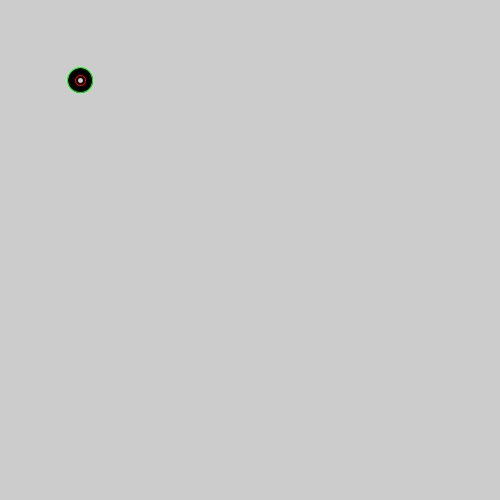
Frame 1 (no input)
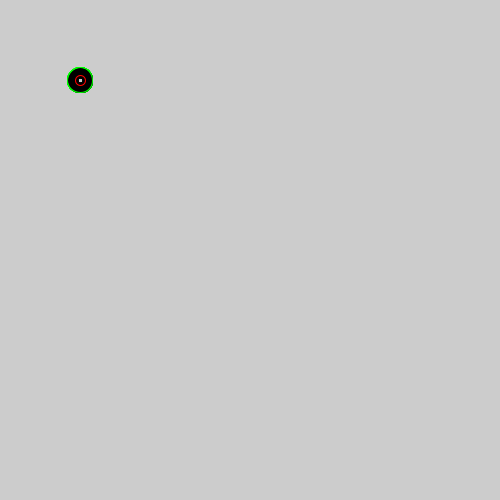
Frame 60 (the mouse pressed at the canvas centre just before this capture)
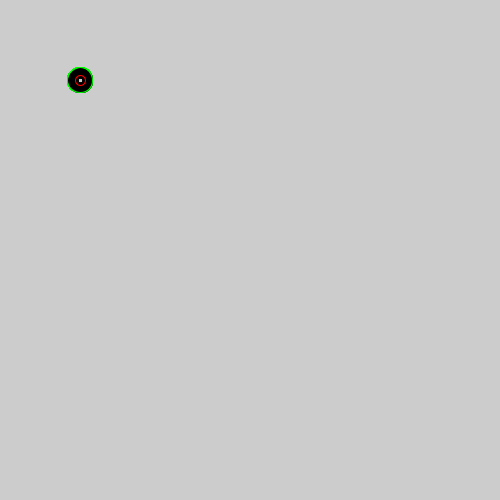
Frame 120 (the mouse held since frame 60 and released just before this capture)

The Processing sketch that drew these frames (run headless with seeded random() and noise(); from frame 60 on, the mouse is pressed at the canvas centre):

// Processing sketch: strokebehavior
// ── strokebehavior.pde
void setup(){
  size(500, 500);
}
void draw(){
  noFill();
strokeWeight(15);
ellipseMode(CENTER);
stroke(0);
ellipse(80, 80, 10, 10);

strokeWeight(1);
stroke(255,0,0);
ellipse(80, 80, 10, 10);



strokeWeight(1);
stroke(0,255,0);
ellipse(80, 80, 25, 25);
}
